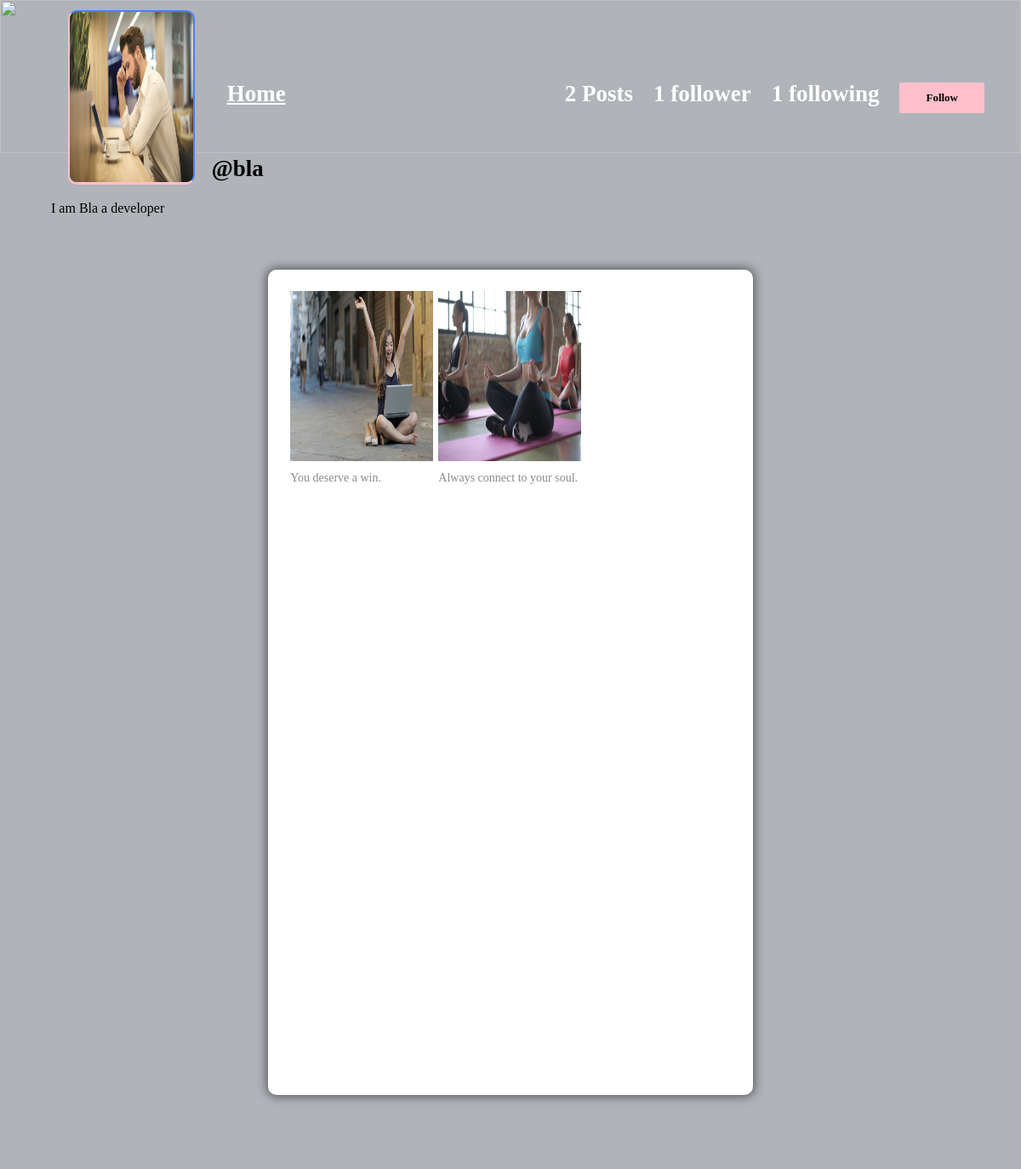
The page /profile/bla (signed in) on the database its author committed.
### core/models.py (models this page shows, shortened)
class Profile(models.Model):
    user = models.ForeignKey(user, on_delete=models.CASCADE)
    id_user = models.IntegerField()
    bio = models.TextField(blank=True)
    Profileimg = models.ImageField(upload_to='profile_images', default='blank-profile-picture.png' )
    location = models.CharField(max_length=100, blank=True)
    timeStamp = models.DateTimeField(auto_now_add=True, blank=True)

class Post(models.Model):
    id = models.UUIDField(primary_key=True, default= uuid.uuid4)
    user = models.CharField(max_length=100)
    image = models.ImageField(upload_to='post_images')
    caption =models.TextField()
    timeStamp = models.DateTimeField(default=datetime.now)
    no_of_likes = models.IntegerField(default=0)

### core/views.py (the view)
# urls.py: path('profile/<str:pk>', views.profile, name='profile'),
@login_required(login_url='signin')
def profile(request,pk):
    user_object = User.objects.get(username=pk)
    user_profile = Profile.objects.get(user=user_object)
    user_posts =  Post.objects.filter(user=pk)
    user_post_length = len(user_posts)
    follower = request.user.username
    user =pk
    if FollowersCount.objects.filter(follower=follower, user = user).first():
        button_text = 'Unfollow'
    else:
        button_text = 'Follow'
    user_followers = len(FollowersCount.objects.filter(user=pk))
    user_following = len(FollowersCount.objects.filter(follower=pk))
    context ={
        'user_object': user_object,
        'user_profile' : user_profile,
        'user_posts': user_posts,
        'user_post_length': user_post_length,
        'button_text': button_text,
        'user_followers': user_followers,
        'user_following': user_following,
    }
    return render (request, 'profile.html',context)

### templates/profile.html (shortened to what this page needs)
{% load static %}
<!DOCTYPE html>
<html lang="en">
<head>
    <link rel="stylesheet" href="{% static 'css/main.min.css' %}">
    <link rel="stylesheet" href="{% static 'css/style.css' %}">
    <link rel="stylesheet" href="{% static 'css/color.css' %}">
    <link rel="stylesheet" href="{% static 'css/responsive.css' %}">
</head>
<body>
	<section>
			<div class="feature-photo">
				<figure>
					<img src="{% static 'images/resources/timeline.jpg' %}" style="height: 180px; " alt=""></figure>
				<form action="/follow" method="POST"> {% csrf_token %}
					<div class="add-btn">
					<span style="color: white; font-size: 27px; margin-right: 12em;"><b><u><a href="/">Home</a></u></b></span>
					{% if user_post_length == 0 %}
					<span style="color: white; font-size: 27px;"><b> No Post</b></span>
					{% elif user_post_length == 1 %}
						<span style="color: white; font-size: 27px;"><b>{{user_post_length}} Post</b></span>
					{% else %}
					<span style="color: white; font-size: 27px;"><b>{{user_post_length}} Posts</b></span>
					{% endif %}
					{% if user_followers == 0 or user_followers == 1 %}
					<span style="color: white; font-size: 27px;"><b>{{user_followers}} follower</b></span>
					{% else %}
					<span style="color: white; font-size: 27px;"><b>{{user_followers}} followers</b></span>
					{% endif %}
					<span style="color: white; font-size: 27px;"><b>{{user_following}} following</b></span>
					{% if user_object.username == user.username %}
					<a href="/settings" title="" data-ripple="">Account settings</a>
					{% else %}
					<a href="" title="" data-ripple="">
						<button type="submit" style="background-color: #ffc0cb; border: #ffc0cb;">{{button_text}}</button></a>
					{% endif %}
					</div>
				</form>
				<div class="container-fluid">
					<div class="row merged">
						<div class="col-lg-2 col-sm-3">
							<div class="user-avatar">
								<figure>
									<img src="{{user_profile.Profileimg.url}}" style="height: 200px; width: 100%;" alt="profile image">
								</figure>
							</div>
						</div>
						<div class="col-lg-10 col-sm-9">
							<div class="timeline-info">
								<ul>
									<li class="admin-name">
									  <h5 style="color: black;white-space: nowrap; width: 110px; font-size: 27px;"><b>@{{user_profile.user.username}}</b></h5>
									</li>
								</ul>
							</div>
						</div>
					</div>
				</div>
			</div>
		</section>
		<section>
			<div class="bio">
				{{user_profile.bio}}
			</div>
		</section>
	<section>
		<div class="gap gray-bg">
			<div class="container-fluid">
				<div class="row">
					<div class="col-lg-12">
						<div class="row" id="page-contents">
							<div class="col-lg-3">
								<aside class="sidebar static">
								</aside>
							</div>
							<div class="col-lg-6">
								<div class="central-meta">
									<ul class="photos">
										{% for post in user_posts  %}
											<li>
											<a class="strip" href="{{post.image.url}}" title="" data-strip-group="mygroup" data-strip-group-options="loop: false">
												<img src="{{post.image.url}}" style="height: 200px; width: 300px;" alt=""></a>
												<p>{{post.caption}}</p>
										</li>
										{% endfor %}
									</ul>
								</div>
							</div>
							<div class="col-lg-3">
								<aside class="sidebar static">
								</aside>
							</div>
						</div>
					</div>
				</div>
			</div>
		</div>
	</section>
</body>
</html>

### static/css/color.css (style rules this page uses)
#nprogress .bar, .timeline-info > ul li a::before, .add-btn > a, .activitiez > li::before, form button, .colla-apps > li a:hover, a.underline:before, .setting-row input:checked + label, .user-avatar:hover .edit-phto, .error-meta > a, .color-bg, .add-butn, .nav.nav-tabs.likes-btn > li a.active, a.dislike-btn, .drop > a:hover, .btn-view.btn-load-more:hover, .accordion .card h5 button[aria-expanded="true"], .chat-head, .f-page > figure em, .inbox-panel-head > ul > li > a, .nav-tabs--left .nav-link.active, .nav-tabs--left .nav-link.active:hover, footer .widget-title h4::before, #topcontrol, .sidebar .widget-title::before, .f-title::before, .g-post-classic > figure > i::after, .purify > a, .help-list > a:hover, .open-position::before, .info > a, .category-box:hover, .category-box.selected, a.main-btn, .section-heading::before, .getquot-baner, .more-branches > h4::before, .is-helpful > a, .cart-optionz > li > a:hover, .paginationz > li a:hover, .paginationz > li a.active, .shopping-cart, a.btn2:hover, .form-submit > input[type="submit"], button.submit-checkout, .delete-cart:hover, .proceed .button, .amount-area .update-cart, a.addnewforum, .apply-bttons > a { background: orange; }

### static/css/responsive.css (style rules this page uses)
@media screen and (max-width: 1281px) and (min-width: 1024px) { .photos > li { min-width: 32.2%; width: 32.2%; } }
@media screen and (max-width: 1281px) and (min-width: 1024px) { .timeline-info { line-height: 51px; } }
@media screen and (max-width: 1281px) and (min-width: 1024px) { .timeline-info .admin-name > h5 { font-size: 20px; } }
@media screen and (max-width: 1281px) and (min-width: 1024px) { .user-avatar { width: 80.2% } }

### rows shown on the page
Profile: Profileimg (picture), user.username "bla", bio "I am Bla a developer"
Post: image (picture), caption "You deserve a win."
Post: image (picture), caption "Always connect to your soul."

### other values the page prints
{{ user_post_length }} "2"
{{ user_followers }} "1"
{{ user_following }} "1"
{{ button_text }} "Follow"
